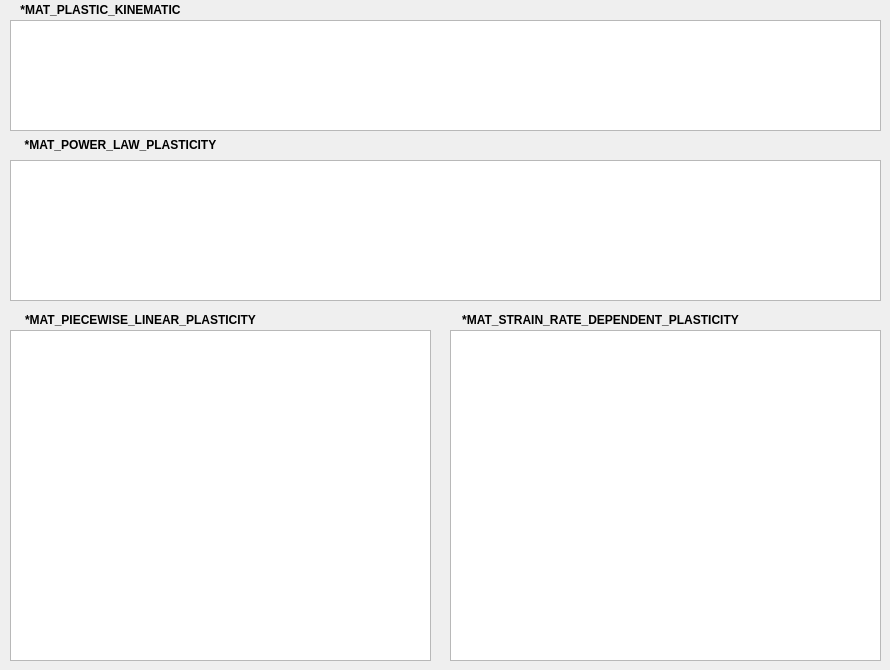
     <widget class="QWidget" name="tab_21">
      <attribute name="title">
       <string>LSDYNA</string>
      </attribute>
      <widget class="QTextEdit" name="sia">
       <property name="geometry">
        <rect>
         <x>10</x>
         <y>20</y>
         <width>871</width>
         <height>111</height>
        </rect>
       </property>
       <property name="font">
        <font>
         <family>Courier New</family>
         <pointsize>10</pointsize>
        </font>
       </property>
       <property name="readOnly">
        <bool>true</bool>
       </property>
       <property name="html">
        <string>&lt;!DOCTYPE HTML PUBLIC &quot;-//W3C//DTD HTML 4.0//EN&quot; &quot;http://www.w3.org/TR/REC-html40/strict.dtd&quot;&gt;
&lt;html&gt;&lt;head&gt;&lt;meta name=&quot;qrichtext&quot; content=&quot;1&quot; /&gt;&lt;style type=&quot;text/css&quot;&gt;
p, li { white-space: pre-wrap; }
&lt;/style&gt;&lt;/head&gt;&lt;body style=&quot; font-family:'Courier New'; font-size:10pt; font-weight:400; font-style:normal;&quot;&gt;
&lt;p style=&quot;-qt-paragraph-type:empty; margin-top:0px; margin-bottom:0px; margin-left:0px; margin-right:0px; -qt-block-indent:0; text-indent:0px; font-family:'MS Shell Dlg 2'; font-size:8.25pt;&quot;&gt;&lt;br /&gt;&lt;/p&gt;&lt;/body&gt;&lt;/html&gt;</string>
       </property>
      </widget>
      <widget class="QLabel" name="label_22">
       <property name="geometry">
        <rect>
         <x>10</x>
         <y>0</y>
         <width>181</width>
         <height>20</height>
        </rect>
       </property>
       <property name="font">
        <font>
         <pointsize>9</pointsize>
         <weight>75</weight>
         <bold>true</bold>
        </font>
       </property>
       <property name="text">
        <string>*MAT_PLASTIC_KINEMATIC</string>
       </property>
       <property name="alignment">
        <set>Qt::AlignCenter</set>
       </property>
      </widget>
      <widget class="QLabel" name="label_23">
       <property name="geometry">
        <rect>
         <x>10</x>
         <y>135</y>
         <width>221</width>
         <height>20</height>
        </rect>
       </property>
       <property name="font">
        <font>
         <pointsize>9</pointsize>
         <weight>75</weight>
         <bold>true</bold>
        </font>
       </property>
       <property name="text">
        <string>*MAT_POWER_LAW_PLASTICITY</string>
       </property>
       <property name="alignment">
        <set>Qt::AlignCenter</set>
       </property>
      </widget>
      <widget class="QTextEdit" name="kia">
       <property name="geometry">
        <rect>
         <x>10</x>
         <y>160</y>
         <width>871</width>
         <height>141</height>
        </rect>
       </property>
       <property name="font">
        <font>
         <family>Courier New</family>
         <pointsize>10</pointsize>
        </font>
       </property>
       <property name="readOnly">
        <bool>true</bool>
       </property>
      </widget>
      <widget class="QLabel" name="label_34">
       <property name="geometry">
        <rect>
         <x>10</x>
         <y>310</y>
         <width>261</width>
         <height>20</height>
        </rect>
       </property>
       <property name="font">
        <font>
         <pointsize>9</pointsize>
         <weight>75</weight>
         <bold>true</bold>
        </font>
       </property>
       <property name="text">
        <string>*MAT_PIECEWISE_LINEAR_PLASTICITY</string>
       </property>
       <property name="alignment">
        <set>Qt::AlignCenter</set>
       </property>
      </widget>
      <widget class="QTextEdit" name="lita">
       <property name="geometry">
        <rect>
         <x>10</x>
         <y>330</y>
         <width>421</width>
         <height>331</height>
        </rect>
       </property>
       <property name="font">
        <font>
         <family>Courier New</family>
         <pointsize>10</pointsize>
        </font>
       </property>
       <property name="readOnly">
        <bool>true</bool>
       </property>
      </widget>
      <widget class="QLabel" name="label_37">
       <property name="geometry">
        <rect>
         <x>450</x>
         <y>310</y>
         <width>301</width>
         <height>20</height>
        </rect>
       </property>
       <property name="font">
        <font>
         <pointsize>9</pointsize>
         <weight>75</weight>
         <bold>true</bold>
        </font>
       </property>
       <property name="text">
        <string>*MAT_STRAIN_RATE_DEPENDENT_PLASTICITY</string>
       </property>
       <property name="alignment">
        <set>Qt::AlignCenter</set>
       </property>
      </widget>
      <widget class="QTextEdit" name="lita_2">
       <property name="geometry">
        <rect>
         <x>450</x>
         <y>330</y>
         <width>431</width>
         <height>331</height>
        </rect>
       </property>
       <property name="font">
        <font>
         <family>Courier New</family>
         <pointsize>10</pointsize>
        </font>
       </property>
       <property name="readOnly">
        <bool>true</bool>
       </property>
      </widget>
     </widget>
